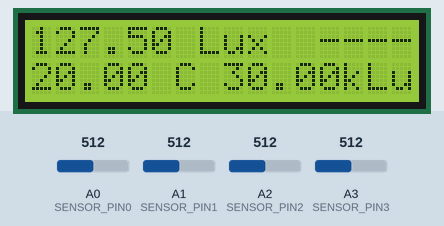
This sketch was run on a simulated Arduino Uno, built with avr-gcc and run on an emulated ATmega328P. Parts: 16×2 character LCD. The inputs (shaded band) are chosen by the test bench; at power-on: A2 (SENSOR_PIN2) = 512, A0 (SENSOR_PIN0) = 512, A1 (SENSOR_PIN1) = 512, A3 (SENSOR_PIN3) = 512.

Above: at 1.2 s.
1.3 s: A2 (SENSOR_PIN2) set to 411
At 2.9 s:
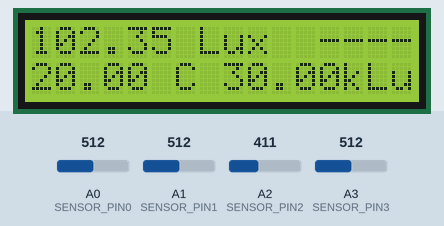
3.6 s: A2 (SENSOR_PIN2) set to 388
At 5.4 s:
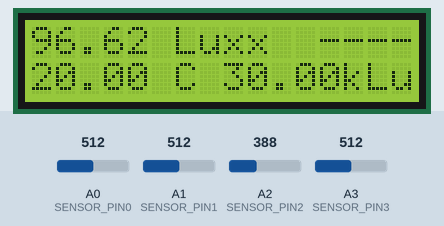
5.7 s: A2 (SENSOR_PIN2) set to 43
At 6.9 s:
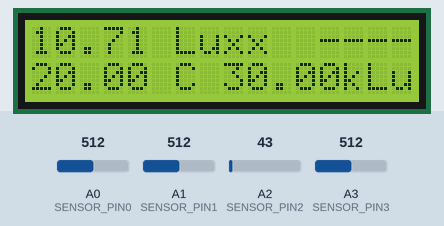
7.7 s: A2 (SENSOR_PIN2) set to 36
At 9.5 s:
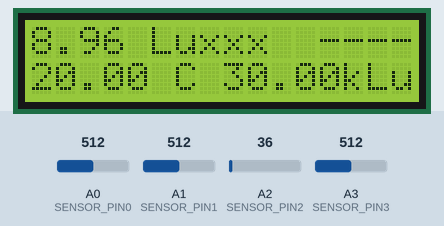
9.8 s: A0 (SENSOR_PIN0) set to 716
At 10.7 s:
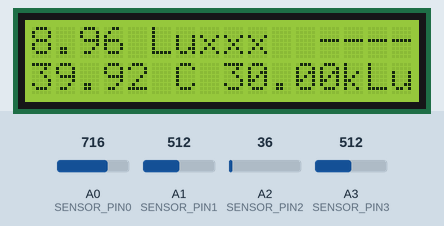
11.9 s: A1 (SENSOR_PIN1) set to 716
At 13.3 s:
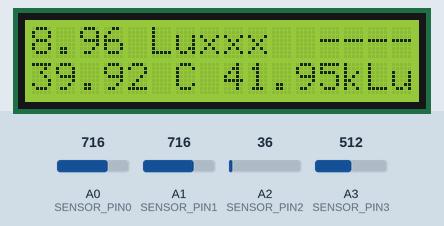
Timing chart, 0 to 14.9 s (numbered marks = the images above; inputs shaded):
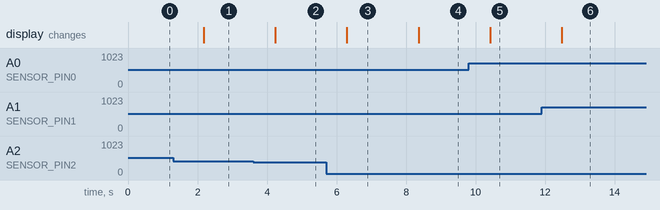

Measured:
- the behaviour switches between 402 and 401 on A2 (SENSOR_PIN2) (found by bisection; images 1 and 2)
- the behaviour switches between 41 and 40 on A2 (SENSOR_PIN2) (found by bisection; images 3 and 4)
- after the input at 1.3 s, the display: changes after 0.87 s (image 1)
- after the input at 3.6 s, the display: changes after 0.64 s (image 2)
- after the input at 5.7 s, the display: changes after 0.60 s (image 3)
- after the input at 7.7 s, the display: changes after 0.66 s (image 4)
- after the input at 9.8 s, the display: changes after 0.62 s (image 5)
- after the input at 11.9 s, the display: changes after 0.58 s (image 6)

The sketch:

Display_1602_analogue_reader_26-10-15_Domotics.ino
```cpp
//DFRobot.com
//Compatible with the Arduino IDE 1.0
//Library version:1.1
#include <Wire.h>
#include <LiquidCrystal_I2C.h>

LiquidCrystal_I2C lcd(0x27,16,2);  // set the LCD address to 0x27 for a 16 chars and 2 line display
int SENSOR_PIN0 = 0; // center pin of the potentiometer
int SENSOR_PIN1 = 1; // center pin of the potentiometer
int SENSOR_PIN2 = 2; // center pin of the potentiometer
int SENSOR_PIN3 = 3; // center pin of the potentiometer

void setup()
{
  lcd.init();                      // initialize the lcd

  // Print a message to the LCD.
  lcd.backlight();
  lcd.print("            -----");
  double sensorValue0 = analogRead(SENSOR_PIN0);
  double T1;
  double T2;
  double T3;
  double T4;
  T1=0;
  T2=0;
  T3=0;
  T4=0;

}

void loop()
{
  double sensorValue0 = analogRead(SENSOR_PIN0);
  double sensorValue1 = analogRead(SENSOR_PIN1);
  double sensorValue2 = analogRead(SENSOR_PIN2);
  double sensorValue3 = analogRead(SENSOR_PIN3);

  double T1;
  double T2;
  double T3;
  double T4;

  T4=T3;
  T3=T2;
  T2=T1;
  T1=sensorValue0;
  //sensorValue0=(T1+T2+T3+T4)/3;

  sensorValue0=(-30+100*sensorValue0/1024);
  sensorValue1=(60*sensorValue1/1024);
  sensorValue2=(255*sensorValue2/1024);
  sensorValue3=(5*sensorValue3/1024);

  lcd.setCursor(0, 1);

  lcd.print(sensorValue0);
  lcd.print(" C");
  lcd.print("  ");
  lcd.setCursor(8, 1);

  lcd.print(sensorValue1);
  lcd.print("kLux");
  lcd.print("  ");
  lcd.setCursor(0, 0);

  lcd.print(sensorValue2);
  lcd.print(" Lux");

  delay (1000);

}
```
